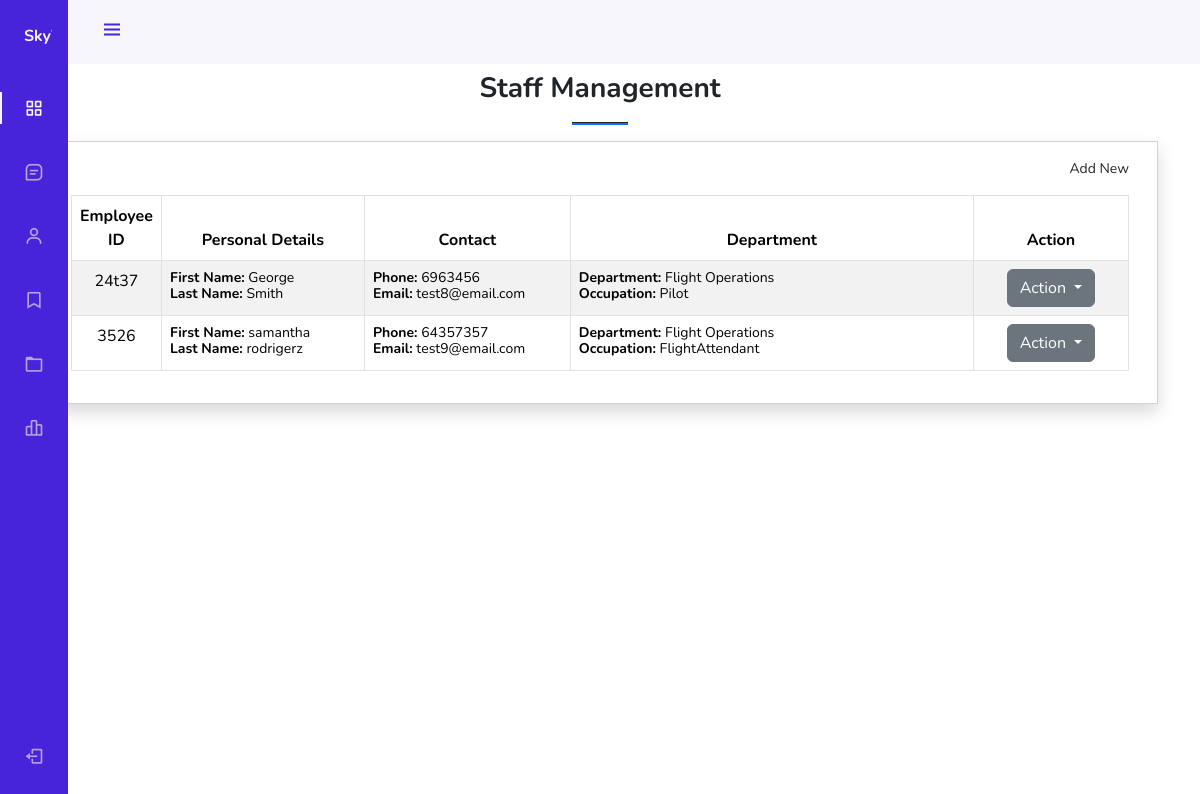
Page /manage-staffs/ on the earlier database version.
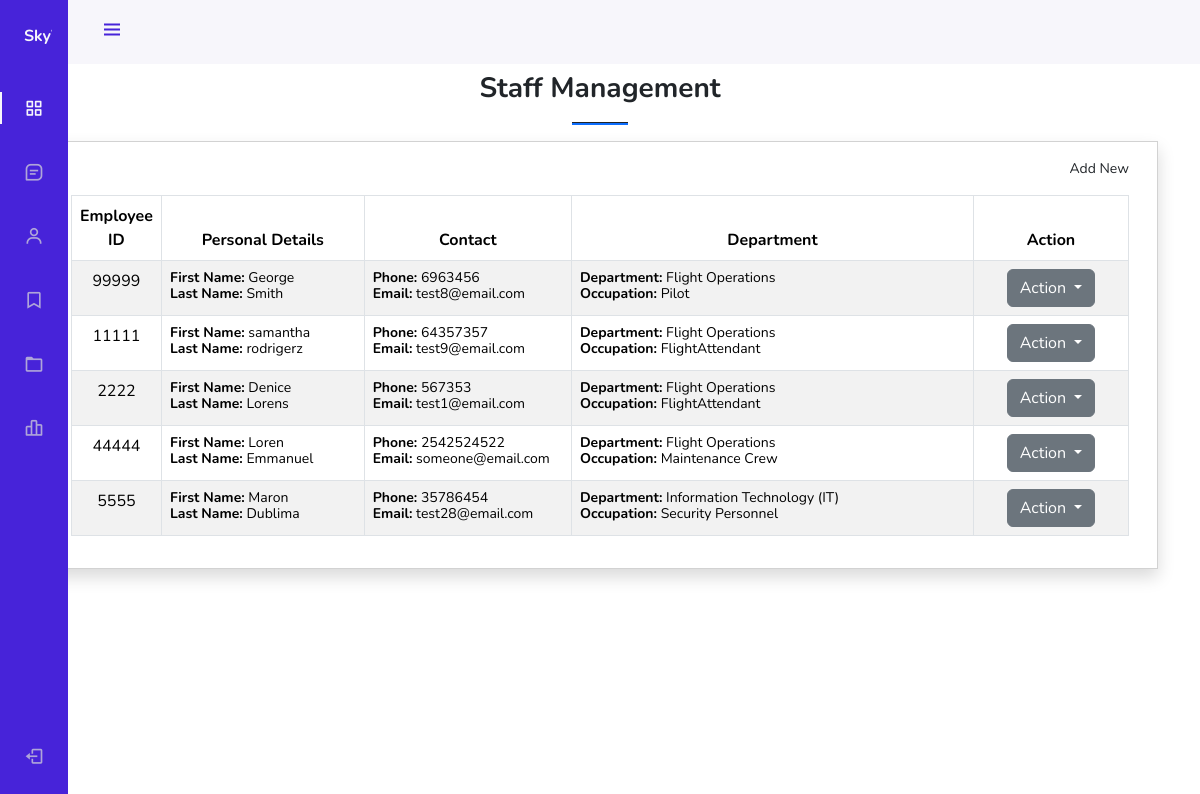
Same page on the later database version.
### staff/models.py (models this page shows, shortened)
class Staff(User):
    employee_number = models.CharField(max_length=20)
    address = models.TextField()
    phone = models.CharField(max_length=20)
    salary = models.DecimalField(max_digits=10, decimal_places=2)
    department = models.ForeignKey(Department, on_delete=models.SET_NULL, null=True)
    staff_groups = models.ManyToManyField(Group, related_name='staff_groups', blank=True)
    staff_user_permissions = models.ManyToManyField(Permission, related_name='staff_user_permissions', blank=True)
    ROLE_CHOICES = [
        ('Pilot', 'Pilot'),
        ('FlightAttendant', 'Flight Attendant'),
        ('Security Personnel', 'Security Personnel'),
        ('Air Traffic Controllers', 'Air Traffic Controllers'),
        ('Maintenance Crew', 'Maintenance Crew'),
        ('Customer Service Representatives', 'Customer Service Representatives'),
    ]
    role = models.CharField(max_length=55, choices=ROLE_CHOICES, default='Other')

class Department(models.Model):
    name = models.CharField(max_length=100)
    def __str__(self):
        return self.name

### accounts/models.py (models this page shows, shortened)
class User(AbstractBaseUser, PermissionsMixin):
    email = models.EmailField(unique=True)
    first_name = models.CharField(max_length=30, blank=True)
    last_name = models.CharField(max_length=30, blank=True)
    is_staff = models.BooleanField(default=False)
    is_active = models.BooleanField(default=True)
    date_joined = models.DateTimeField(default=timezone.now)
    objects = UserManager()
    USERNAME_FIELD = 'email'
    REQUIRED_FIELDS = ['first_name', 'last_name']

### base/views.py (the view)
# urls.py: path('manage-staffs/', views.staff_list, name='manage_staff'),
def staff_list(request):
    staffs = Staff.objects.all()
    context = {'staffs': staffs}
    return render(request, 'base/staff_management.html', context)

### base/templates/base/staff_management.html (shortened to what this page needs)
{% extends 'base/base.html' %} {% block content %}
<section class="py-4">
  <div class="container">
    <h3 class="fw-bolder text-center">Staff Management</h3>
    <center>
      <hr class="bg-primary opacity-100" style="height: 3px" width="5%" />
    </center>
    <div class="card rounded-0 shadow">
      <div class="card-body">
        <div class="container-fluid">
          <div class="text-end mb-3">
            <a
              class="btn btn-sm btn-primary rounded-0 bg-gradient-primary dropdown-item add-staff"
              href="{% url 'add_staff' %}"
              data-url="{% url 'add_staff' %}"
              data-toggle="modal"
              data-target="#exampleModal"
            >
               Add New
            </a>
          </div>
          <table class="table table-bordered table-striped" id="flight-tbl">
            <colgroup>
              <col width="5%" />
              <col width="20%" />
              <col width="20%" />
              <col width="40%" />
              <col width="15%" />
            </colgroup>
            <thead>
              <tr>
                <th class="text-center">Employee ID</th>
                <th class="text-center">Personal Details</th>
                <th class="text-center">Contact</th>
                <th class="text-center">Department</th>
                <th class="text-center">Action</th>
              </tr>
            </thead>
            <tbody>
              {% for staff in staffs %}
              <tr>
                <td class="text-center">{{staff.employee_number}}</td>
                <td>
                  <div class="lh-1">
                    <small><b>First Name:</b> {{ staff.first_name }}</small
                    ><br />
                    <small><b>Last Name:</b> {{ staff.last_name }}</small>
                  </div>
                </td>
                <td>
                  <div class="lh-1">
                    <small><b>Phone:</b> {{ staff.phone }}</small><br />
                    <small><b>Email:</b> {{ staff.email}}</small>
                  </div>
                </td>
                <td>
                  <div class="lh-1">
                    <small><b>Department:</b> {{staff.department}}</small><br />
                    <small><b>Occupation:</b> {{staff.role}}</small>
                  </div>
                </td>
                <td class="text-center">
                  <div class="dropdown">
                    <button
                      class="btn btn-secondary dropdown-toggle"
                      type="button"
                      id="abtn{{ flight.pk }}"
                      data-toggle="dropdown"
                      aria-haspopup="true"
                      aria-expanded="false"
                    >
                      Action
                    </button>
                  </div>
                </td>
              </tr>
              {% endfor %}
            </tbody>
          </table>
        </div>
      </div>
    </div>
  </div>
</section>
{% endblock %}

Differences in the rows shown:
changed Staff "Pilot": employee_number "24t37" → "99999"
changed Staff "samantha": employee_number "3526" → "11111"
added Staff: employee_number "2222", first_name "Denice", last_name "Lorens", phone "567353", email "test1@email.com", department "Flight Operations", role "FlightAttendant"
added Staff: employee_number "44444", first_name "Loren", last_name "Emmanuel", phone "2542524522", email "someone@email.com", department "Flight Operations", role "Maintenance Crew"
added Staff: employee_number "5555", first_name "Maron", last_name "Dublima", phone "35786454", email "test28@email.com", department "Information Technology (IT)", role "Security Personnel"
